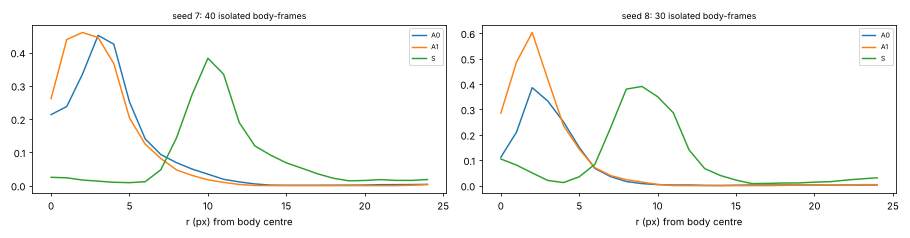

The Python source for this figure:
"""(c21: the claim's script on seeds 7-8 of rerun/.) S around isolated bodies (no other body within 30 px), frames t>=100: radial profile (px) and angular closure at the S peak radius."""
import sys, json, numpy as np
from scipy import ndimage
import matplotlib; matplotlib.use('Agg'); import matplotlib.pyplot as plt
res = {}; fig, ax = plt.subplots(1, 2, figsize=(13, 3.4))
for s in (7, 8):
    d = np.load(f'rerun/seed{s}/frames.npz'); X = d['render'].astype(np.float32); H, W = X.shape[2:]; yy, xx = np.mgrid[:H, :W]
    profs = []; clos = []
    for f in range(len(X)//8, len(X), 4):
        A = X[f, :2].sum(0); S = X[f, 3]
        lab, k = ndimage.label(ndimage.gaussian_filter(A, 1, mode='wrap') > 0.15)
        cs = ndimage.center_of_mass(A, lab, range(1, k+1)); sz = ndimage.sum(np.ones_like(A), lab, range(1, k+1))
        for i, (cy, cx) in enumerate(cs):
            if sz[i] < 20: continue
            dd = [np.hypot(min(abs(cy-y), H-abs(cy-y)), min(abs(cx-x), W-abs(cx-x))) for j, (y, x) in enumerate(cs) if j != i and sz[j] >= 10]
            if dd and min(dd) < 30: continue
            dy = (yy - cy + H/2) % H - H/2; dx = (xx - cx + W/2) % W - W/2; r = np.hypot(dy, dx); th = np.arctan2(dy, dx)
            p = np.array([[X[f, c][(r >= q) & (r < q+1)].mean() for q in range(25)] for c in (0, 1, 3)]); profs.append(p)
            rp = int(np.argmax(p[2])); band = (r >= rp - 1) & (r < rp + 2)
            bins = np.digitize(th[band], np.linspace(-np.pi, np.pi, 25)); vals = [S[band][bins == b].max() if (bins == b).any() else 0 for b in range(1, 25)]
            clos.append(np.mean(np.array(vals) > 0.3))
    P = np.array(profs); m = P.mean(0); rp = int(np.argmax(m[2]))
    res[s] = {"n_body_frames": len(P), "S_peak_r_px": rp, "S_peak": round(float(m[2][rp]), 3), "S_inside_r<4": round(float(m[2][:4].mean()), 4), "S_outside_r20-24": round(float(m[2][20:].mean()), 4),
              "A_at_S_peak": round(float(m[0][rp] + m[1][rp]), 4), "closure_median_fraction_of_24_sectors_S>0.3": round(float(np.median(clos)), 2), "closed_rings_fraction": round(float(np.mean(np.array(clos) >= 0.95)), 2)}
    for c, nm in enumerate(['A0', 'A1', 'S']): ax[(7, 8).index(s)].plot(range(25), m[c], label=nm)
    ax[(7, 8).index(s)].set_title(f'seed {s}: {len(P)} isolated body-frames', fontsize=9); ax[(7, 8).index(s)].set_xlabel('r (px) from body centre'); ax[(7, 8).index(s)].legend(fontsize=7)
plt.tight_layout(); plt.savefig('shellprof.png', dpi=70); print(json.dumps(res, indent=1)); json.dump(res, open('shellprof.json', 'w'), indent=1)
